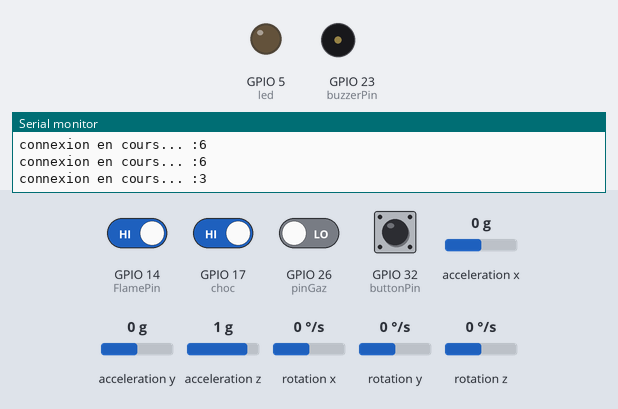
Recording of a sketch running on a simulated ESP32. On the bench: output pins drawn as LEDs (lit = HIGH), buzzer (waves = sounding, pin HIGH), the last lines printed to the serial monitor. The inputs (shaded band) are chosen by the test bench; at power-on: GPIO 14 (FlamePin), GPIO 17 (choc), GPIO 32 (buttonPin) HIGH, GPIO 26 (pinGaz) LOW, acceleration x 0 g, acceleration y 0 g, acceleration z 1 g, rotation x 0 °/s, rotation y 0 °/s, rotation z 0 °/s. WiFi joins after 1.5 s; servers stay silent unless stated; uploads are accepted with an empty reply.

Above: at 2.7 s.
2.8 s: GPIO 17 (choc) driven LOW
At 3.6 s:
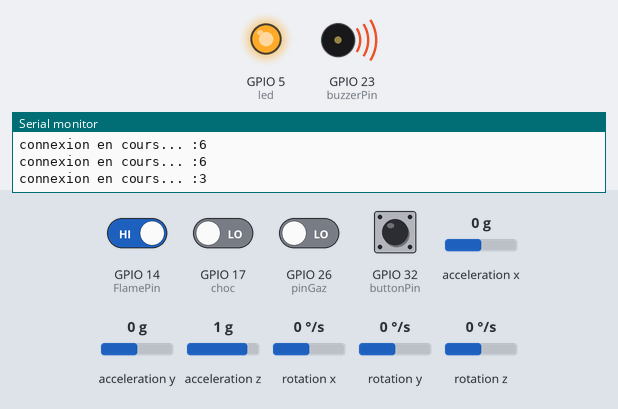
5.8 s: GPIO 17 (choc) driven HIGH
7.5 s: GPIO 14 (FlamePin) driven LOW and GPIO 17 (choc) driven LOW
At 8.4 s:
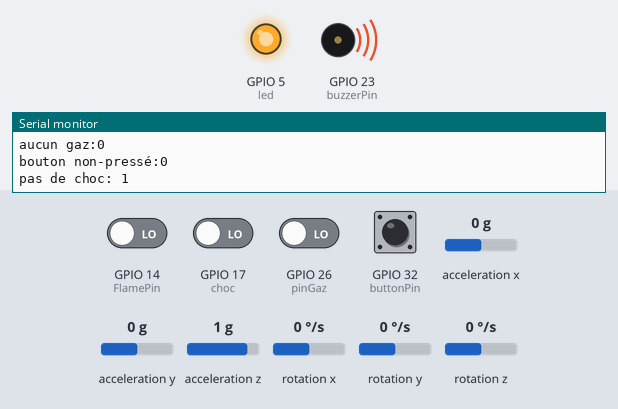
10.5 s: GPIO 26 (pinGaz) driven HIGH
At 10.6 s:
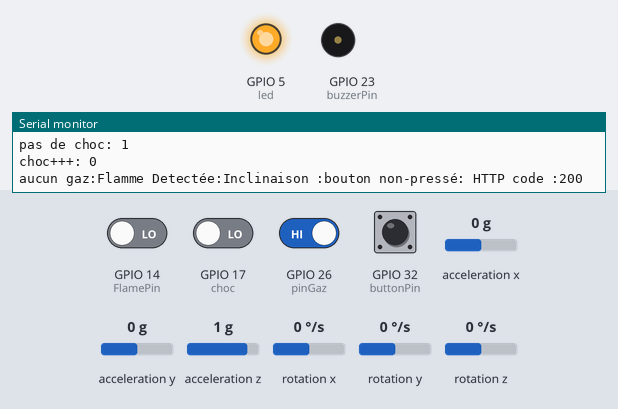
12.2 s: GPIO 32 (buttonPin) pulled LOW for 1 s
Timing chart, 0 to 15.2 s (numbered marks = the images above; inputs shaded):
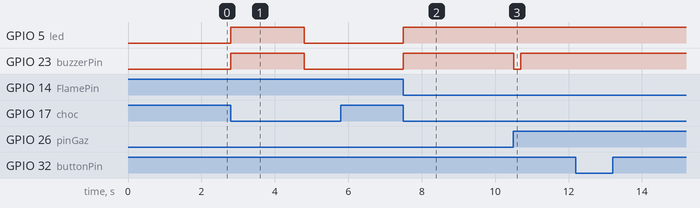

The sketch:

SIRCAZU_ARDUINO_COMPLET.ino
```cpp
  #include <Wire.h>
  #include <MPU6050.h>
  #include <TinyGPS++.h>
  #include <SoftwareSerial.h>
  #include <WiFi.h>
  #include <HTTPClient.h>
  #include <ArduinoJson.h>


  //const int RXPin = 14;
  //const int TXPin = 17;
  //const int GPSBaud = 9600;
  // Déclaration de la broche d'entrée du capteur du choc
  const int choc = 17;
  // Déclaration de la broche de sortie LED
  const int led = 5 ;
  // Pin du buzzer Use buzzer for alert
  const int buzzerPin = 23;
  // Pin du gaz
  const int pinGaz = 26;
  // Pin du bouton
  const int buttonPin = 32;
  // Instance MPU6050
  MPU6050 mpu;
  // Seuil d'inclinaison
  const int seuilInclinaison = 70; // À ajuster en fonction de votre application
  // This is for input pin flame
  int FlamePin = 14;
  int Flame;
  int Gaz;


  int chocValeur = HIGH;
  boolean chocAlarme = false;
  unsigned long prevChocTime;

  int chocAlarmTime = 100;


//SoftwareSerial gpsSerial(RXPin, TXPin);


void setup() {
    Wire.begin();
    Serial.begin(9600);
    WiFi.begin("Zukunft","Gouverneur_Brad@2001#");
    while(WiFi.status()!= WL_CONNECTED){
    Serial.print("connexion en cours... :");
    Serial.println(WiFi.status());
    }


   // Initialisation de la broche de sortie
    pinMode (led, OUTPUT) ;
   // Initialisation de la broche du capteur
    pinMode (choc, INPUT) ;
   // Initialisation du MPU6050
    mpu.initialize();
   // Initialisation du buzzer
    pinMode(buzzerPin, OUTPUT);
   //pinMode(flame, INPUT);
    pinMode(Flame, INPUT);
   //pinMode(bouton, INPUT_PULLUP);
    pinMode(buttonPin, INPUT_PULLUP);
   //pinMode(gaz, INPUT);
    pinMode(pinGaz, INPUT);

    //gpsSerial.begin(GPSBaud);

}


void loop() {

  chocValeur = digitalRead(choc);

  if (chocValeur == LOW) {
    prevChocTime = millis();

    if (!chocAlarme) {
      digitalWrite(led,HIGH);
      digitalWrite(buzzerPin, HIGH);
      delay(2000);
      Serial.print("choc+++: ");
      Serial.println(chocAlarme);
      requete_post();
      //delay(5000); // Facultatif : ajoutez un délai pour éviter les détections répétées.
      chocAlarme = true;
    }
  } else {
    if ((millis() - prevChocTime) > chocAlarmTime && chocAlarme) {
      digitalWrite(led,LOW);
      digitalWrite (buzzerPin, LOW);
      Serial.print("pas de choc: ");
      Serial.println(chocAlarme);
      chocAlarme = false;
    }
  }


}


void requete_post(){
   String url="http://192.168.1.122:5000";
   String route="/insertion_capteur";
   String urls = url + route;


   const size_t capacity = JSON_OBJECT_SIZE(5);
   StaticJsonDocument<capacity> jsonDoc;
   jsonDoc["valeur_gaz"] = gaz();
   jsonDoc["valeur_flamme"] = FLAME();
   jsonDoc["valeur_choc"] = chocAlarme;
   jsonDoc["valeur_mpu"] = MPU();
   jsonDoc["valeur_bouton"] = bouton();

   HTTPClient http;
   http.begin(urls);
   http.addHeader("Content-type","application/json");


   String jsonString;
   serializeJson(jsonDoc, jsonString);

   int httpResponseCode = http.POST(jsonString);
      if(httpResponseCode > 0){
        Serial.print(" HTTP code :");
        Serial.println(httpResponseCode);
              Serial.println(MPU());
              Serial.println(FLAME());
              Serial.println(gaz());
              Serial.println(bouton());
        }else{
        Serial.print("erreur d'envoi HTTP code :");
        Serial.println(httpResponseCode);
        }
        http.end();
        delay(1000);

}

void wifi(){
  WiFi.begin("Zukunft","Gouverneur_Brad@2001#");
  while(WiFi.status()!= WL_CONNECTED){
  Serial.print("connexion en cours... :");
  Serial.println(WiFi.status());
  }
}


float MPU(){
    // Lire les données de l'accéléromètre du MPU6050
  int16_t ax, ay, az;
  mpu.getAcceleration(&ax, &ay, &az);

  // Calcul de l'inclinaison en degrés
  float inclinaison = atan2(ay, az) * (180.0 / PI);

  // Vérification de l'inclinaison par rapport au seuil
  if (abs(inclinaison) > seuilInclinaison) {
    // Inclinaison détectée, activer le buzzer
    digitalWrite(buzzerPin, HIGH);
    digitalWrite(led,HIGH);
    //tone(buzzerPin, 1000, 500); // Sonnerie pendant 500 ms à 1 kHz
  } else {
    // Pas d'inclinaison, désactiver le buzzer
    //noTone(buzzerPin);
    digitalWrite (buzzerPin, LOW);
  }

    // Afficher les données de l'accéléromètre
    Serial.print("Inclinaison :");
    return inclinaison;

}


boolean FLAME(){
   int Flame = digitalRead(FlamePin);
   if (Flame == LOW) // si la flamme est detectée
    {
      digitalWrite(buzzerPin, HIGH);
      digitalWrite(led,HIGH);
      delay(1000);
      Serial.print("Flamme Detectée:");
      return 1;

    }
   else //si il ya aucune flamme
   {
      digitalWrite(led,LOW);
      digitalWrite (buzzerPin, LOW);
      Serial.print("Aucune flamme:");
      return 0;
    }

}


boolean bouton(){

    int buttonState = digitalRead(buttonPin); // read new state


    if (buttonState == LOW) {
      Serial.print("bouton préssé:");
      return 1;

    }
    else{
      Serial.print("bouton non-pressé:");
      return 0;
    }

}


boolean gaz(){
    int Gaz = digitalRead(pinGaz);
    //int sensorValue = analogRead(pinGaz);
    //int *gazptr = &sensorValue;

   if ( Gaz == HIGH) {
      digitalWrite(led,HIGH);
      digitalWrite(buzzerPin, HIGH);
      delay(1000);
      Serial.print("Gaz detecté:");
      return 1;
    }
    else {
      digitalWrite(led,LOW);
      digitalWrite (buzzerPin, LOW);
      Serial.print("aucun gaz:");
      return 0;

    }

}


/*void gps(){
    while (gpsSerial.available() > 0)
    if (gps.encode(gpsSerial.read()))
      displayInfo();

    if (millis() > 5000 && gps.charsProcessed() < 10)
  {
    Serial.println("No GPS detected");
    while(true);
  }

}


void displayInfo()
{
  if (gps.location.isValid())
  {
    Serial.print("Latitude: ");
    Serial.println(gps.location.lat(), 6);
    Serial.print("Longitude: ");
    Serial.println(gps.location.lng(), 6);
    Serial.print("Altitude: ");
    Serial.println(gps.altitude.meters());
  }
  else
  {
    Serial.println("Location: Not Available");
  }

  Serial.print("Date: ");
  if (gps.date.isValid())
  {
    Serial.print(gps.date.month());
    Serial.print("/");
    Serial.print(gps.date.day());
    Serial.print("/");
    Serial.println(gps.date.year());
  }
  else
  {
    Serial.println("Not Available");
  }

  Serial.print("Time: ");
  if (gps.time.isValid())
  {
    if (gps.time.hour() < 10) Serial.print(F("0"));
    Serial.print(gps.time.hour());
    Serial.print(":");
    if (gps.time.minute() < 10) Serial.print(F("0"));
    Serial.print(gps.time.minute());
    Serial.print(":");
    if (gps.time.second() < 10) Serial.print(F("0"));
    Serial.print(gps.time.second());
    Serial.print(".");
    if (gps.time.centisecond() < 10) Serial.print(F("0"));
    Serial.println(gps.time.centisecond());
  }
  else
  {
    Serial.println("Not Available");
  }

  Serial.println();
  Serial.println();
  delay(1000);
}
*/
```

Measured:
- after the input at 2.8 s, GPIO 5 (led), GPIO 23 (buzzerPin): LOW → HIGH at once, → LOW 2.0 s later
- after the input at 7.5 s, GPIO 5 (led), GPIO 23 (buzzerPin): LOW → HIGH at once
- after the input at 10.5 s, GPIO 5 (led): stays HIGH (without the input it goes to LOW after 1.2 s); GPIO 23 (buzzerPin): goes on until 10.7 s, then stays HIGH
